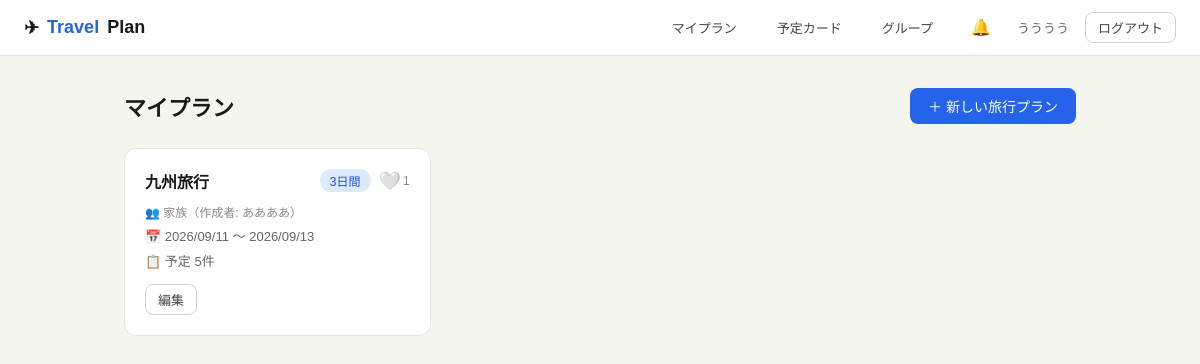
/ (signed in), run on the app's committed database.
### travel/models.py (models this page shows, shortened)
class TravelPlan(models.Model):
    user = models.ForeignKey(User, on_delete=models.CASCADE, related_name='plans')
    name = models.CharField(max_length=200)
    start_date = models.DateField(null=True, blank=True)
    end_date = models.DateField(null=True, blank=True)
    share_token = models.UUIDField(default=uuid.uuid4, editable=False, unique=True)
    group = models.ForeignKey(Group, on_delete=models.SET_NULL, null=True, blank=True, related_name='plans')
    participant_count = models.PositiveIntegerField(default=1)
    warikan_enabled = models.BooleanField(default=False)
    created_at = models.DateTimeField(auto_now_add=True)
    updated_at = models.DateTimeField(auto_now=True)
    class Meta:
        ordering = ['-created_at']
    @property
    def day_count(self):
        if self.start_date and self.end_date:
            return (self.end_date - self.start_date).days + 1
        return 1
    @property
    def total_cards(self):
        return self.schedule_items.count()
    def is_liked_by(self, user):
        return self.likes.filter(user=user).exists()

class Group(models.Model):
    name = models.CharField(max_length=100)
    owner = models.ForeignKey(User, on_delete=models.CASCADE, related_name='owned_groups')
    members = models.ManyToManyField(User, related_name='travel_groups', blank=True)
    created_at = models.DateTimeField(auto_now_add=True)
    class Meta:
        ordering = ['name']

### travel/views.py (the view)
# urls.py: path('', views.top_view, name='top'),
@login_required
def top_view(request):
    plans = list(TravelPlan.objects.filter(
        Q(user=request.user) | Q(group__owner=request.user) | Q(group__members=request.user)
    ).distinct())
    for plan in plans:
        plan.my_like = plan.is_liked_by(request.user)
        plan.like_count = plan.likes.count()
    return render(request, 'travel/top.html', {'plans': plans})

### travel/context_processors.py (called while the page is built)
def notifications(request):
    if not request.user.is_authenticated:
        return {}
    reject_count = CardResponse.objects.filter(
        status='rejected', is_read=False, item__plan__user=request.user,
    ).exclude(comment='').count()
    like_count = PlanLike.objects.filter(
        plan__user=request.user, is_read=False,
    ).exclude(user=request.user).count()
    return {'unread_notification_count': reject_count + like_count}

### travel/templates/travel/top.html (shortened to what this page needs)
{% extends 'travel/base.html' %}
{% block content %}
<div class="container">
  <div style="display:flex;align-items:center;justify-content:space-between;margin-bottom:24px">
    <h1 style="font-size:22px;font-weight:600">マイプラン</h1>
    <a href="/plan/new/" class="btn btn-primary">＋ 新しい旅行プラン</a>
  </div>
  {% if plans %}
  <div style="display:grid;grid-template-columns:repeat(auto-fill,minmax(260px,1fr));gap:16px">
    {% for plan in plans %}
    <div class="card" style="padding:20px;transition:border-color .15s;cursor:pointer" onclick="location.href='/plan/{{ plan.pk }}/edit/'">
      <div style="display:flex;align-items:flex-start;justify-content:space-between;margin-bottom:10px;gap:8px">
        <div style="font-size:16px;font-weight:600">{{ plan.name }}</div>
        <div style="display:flex;align-items:center;gap:8px;flex-shrink:0">
          <span class="badge" style="background:#dbeafe;color:#1d4ed8;white-space:nowrap">{{ plan.day_count }}日間</span>
          <form method="post" action="/plan/{{ plan.pk }}/like/" onclick="event.stopPropagation()" style="margin:0;display:flex;align-items:center;gap:2px">
            <button type="submit" title="{% if plan.my_like %}いいねを取り消す{% else %}いいね{% endif %}" style="background:none;border:none;cursor:pointer;font-size:18px;line-height:1;padding:0">{% if plan.my_like %}❤️{% else %}🤍{% endif %}</button>
            {% if plan.like_count %}<span style="font-size:12px;color:#888">{{ plan.like_count }}</span>{% endif %}
          </form>
        </div>
      </div>
      {% if plan.user != user %}
      <div style="font-size:12px;color:#888;margin-bottom:6px">👥 {{ plan.group.name }}（作成者: {{ plan.user.username }}）</div>
      {% endif %}
      {% if plan.start_date %}
      <div style="font-size:13px;color:#666;margin-bottom:6px">📅 {{ plan.start_date|date:"Y/m/d" }} 〜 {{ plan.end_date|date:"Y/m/d" }}</div>
      {% else %}
      <div style="font-size:13px;color:#aaa;margin-bottom:6px">📅 日程未設定</div>
      {% endif %}
      <div style="font-size:13px;color:#666;margin-bottom:14px">📋 予定 {{ plan.total_cards }}件</div>
      <div style="display:flex;gap:8px">
        <a href="/plan/{{ plan.pk }}/edit/" class="btn btn-secondary btn-sm" onclick="event.stopPropagation()">編集</a>
      </div>
    </div>
    {% endfor %}
  </div>
  {% endif %}
</div>
{% endblock %}

### travel/templates/travel/base.html (shortened to what this page needs)
<!DOCTYPE html>
<html lang="ja">
<head>
</head>
<body>
{% if user.is_authenticated %}
<nav class="nav">
  <div class="nav-logo">✈ <span>Travel</span>Plan</div>
  <a class="nav-link" href="/">マイプラン</a>
  <a class="nav-link" href="/cards/">予定カード</a>
  <a class="nav-link" href="/groups/">グループ</a>
  <a class="nav-notif" href="/notifications/" title="通知">🔔{% if unread_notification_count %}<span class="nav-notif-badge">{{ unread_notification_count }}</span>{% endif %}</a>
  <span class="nav-user">{{ user.username }}</span>
  <form method="post" action="/logout/" style="margin:0"><input type="hidden" name="csrfmiddlewaretoken" value="{{ csrf_token }}">
    <button type="submit" class="btn btn-secondary btn-sm">ログアウト</button>
  </form>
</nav>
{% endif %}
{% block content %}{% endblock %}
</body>
</html>

### travel/templates/travel/base.html (style rules this page uses)
* { box-sizing:border-box;margin:0;padding:0 }
body { font-family:'Hiragino Sans','Meiryo',sans-serif;background:#f5f5f0;color:#1a1a1a;min-height:100vh }
a { color:#2563eb;text-decoration:none }
.nav { background:#fff;border-bottom:1px solid #e5e5e0;padding:0 24px;height:56px;display:flex;align-items:center;gap:16px;position:sticky;top:0;z-index:100 }
.nav-logo { font-size:18px;font-weight:600;color:#1a1a1a;display:flex;align-items:center;gap:8px }
.nav-logo span { color:#2563eb }
.nav-user { font-size:13px;color:#666 }
.nav a.nav-link { font-size:13px;color:#444;padding:6px 12px;border-radius:6px }
.btn { display:inline-flex;align-items:center;gap:6px;padding:8px 18px;border-radius:8px;font-size:14px;font-weight:500;cursor:pointer;border:none;transition:all .15s }
.btn-primary { background:#2563eb;color:#fff }
.btn-secondary { background:#fff;color:#444;border:1px solid #d0d0cc }
.btn-sm { padding:5px 12px;font-size:13px }
.container { max-width:1000px;margin:0 auto;padding:32px 24px }
.card { background:#fff;border:1px solid #e5e5e0;border-radius:12px;padding:24px }
.badge { display:inline-block;padding:3px 10px;border-radius:20px;font-size:12px;font-weight:500 }
.nav-notif { position:relative;font-size:16px;padding:6px 10px;border-radius:6px }

### data on the page
TravelPlan: name "九州旅行", day_count "3", like_count "1", group.name "家族", user.username "ああああ", start_date "2026/09/11", end_date "2026/09/13", total_cards "5"

### other printed values
{{ user.username }} "うううう"
